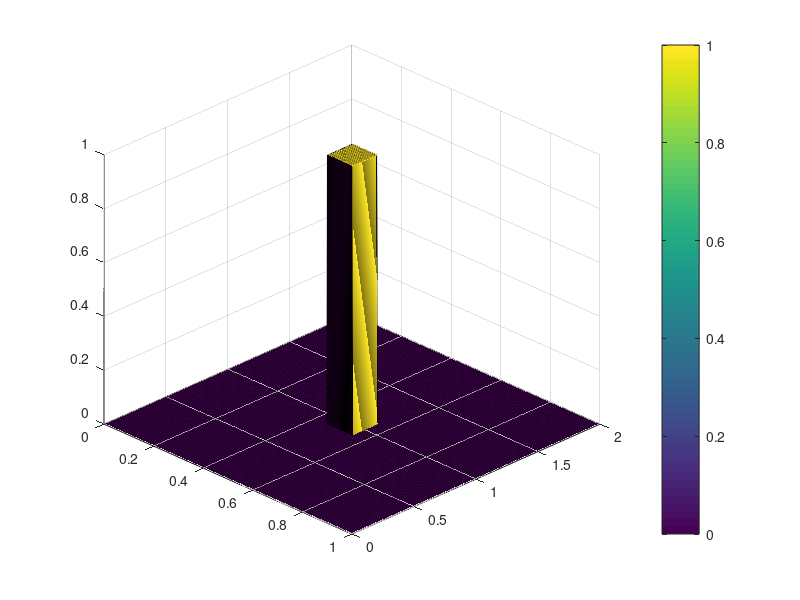

The MATLAB source for this figure: (Note: this script raises an error after producing the figure.)
clear all;
close all;

Lx = 1;
Ly = 2;
Nx = 256;
Ny = 512;
dx = Lx/Nx;
dy = Ly/Ny;
dt = 1e-5;
t  = 0.5;
Nt = floor(t/dt);

x     = linspace(0,Lx,Nx);
y     = linspace(0,Ly,Ny);
[X,Y] = meshgrid(x,y);

f                                      = zeros(Ny,Nx);
f(X>=0.45 & X<=0.55 & Y>=0.9 & Y<=1.1) = 1; % ic

pt_1 = [];
pt_2 = [];
time = [];

z_max = max(f(:));
z_min = min(f(:));

figure;
        %contourf(f);
        %colorbar;
        %caxis([z_min, z_max]);
        surf(X, Y, f);
        view(3);
        view(45, 30);
        colorbar;
        caxis([z_min, z_max]);
        zlim([z_min, z_max]);
        colormap("parula");
        shading interp;
        lighting phong;
        camlight headlight;
        title(['t = 0']);
        xlabel('x');
        ylabel('y');
        %grid on;

        %filename = sprintf('C:/Users/abhil/Desktop/DIFFERENTIAL EQUATIONS/results/1_initial_plot.png');
        %saveas(gcf, filename);

figure;
for n = 1:Nt

    pt_1 = [pt_1,f(1,1)];
    pt_2 = [pt_2,f(Ny/2,Nx/2)];
    time = [time,n];

    for i = 2:Nx-1
        for j = 2:Ny-1
            f(j,i) = f(j,i) - (dt/dx)*(f(j,i)-f(j,i-1)) + dt/3 * ((f(j,i+1)-2*f(j,i)+f(j,i-1))/dx^2) + dt/3 * ((f(j+1,i)-2*f(j,i)+f(j-1,i))/dy^2);
        end
    end

    f(:,1)   = f(:,end-1);
    f(:,end) = f(:,2);
    f(1,:)   = f(end-1,:);
    f(end,:) = f(2,:);

    if mod(n, 100) == 0
        % contourf(f);
        % colorbar;
        % caxis([z_min, z_max]);
        surf(X, Y, f);
        view(3);
        view(45, 30);
        colorbar;
        caxis([z_min, z_max]);
        zlim([z_min, z_max]);
        colormap("parula");
        shading interp;
        lighting phong;
        camlight headlight;
        title(['t = ', num2str(n * dt)]);
        xlabel('x');
        ylabel('y');
        % grid on;
        pause(1e-5);

        % filename = sprintf('C:/Users/abhil/Desktop/DIFFERENTIAL EQUATIONS/results/plot_timestep_%d.png', n);
        % saveas(gcf, filename);
    end

    timestep = n
end

figure;
plot(time,pt_2);
figure;
plot(time,pt_1);
